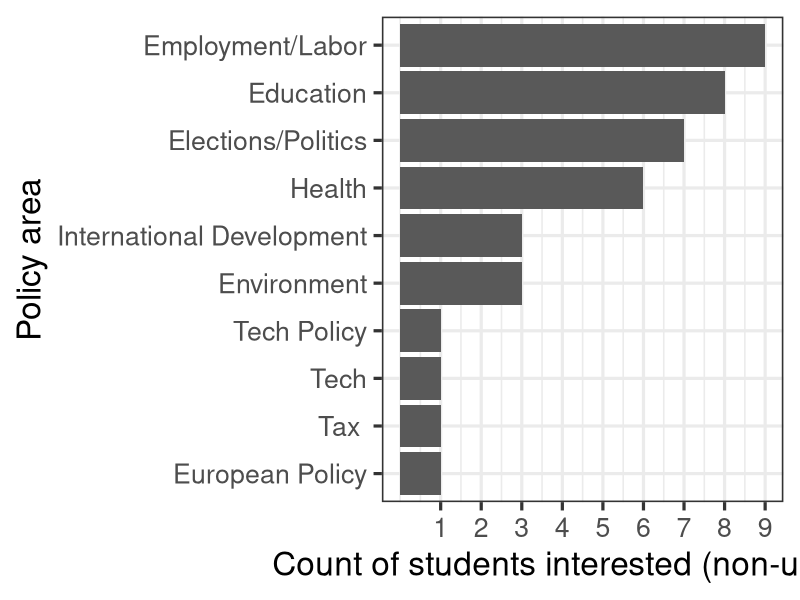
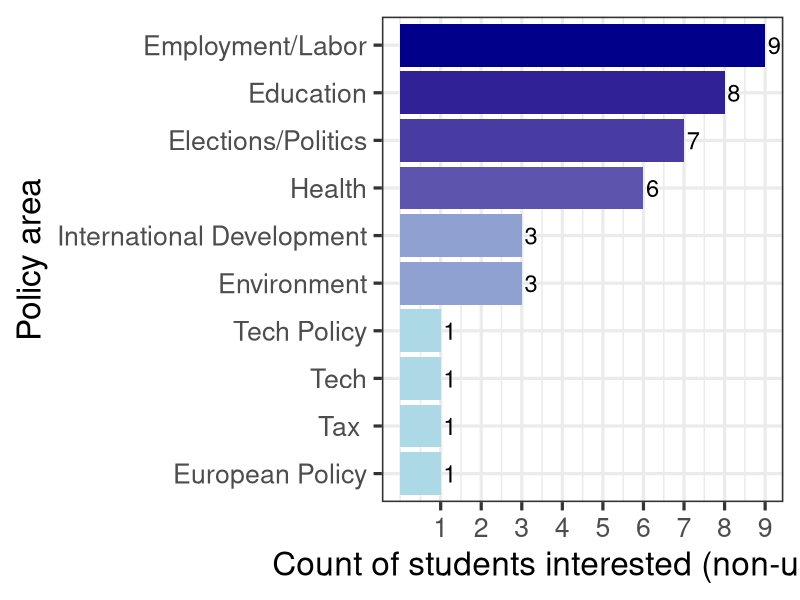
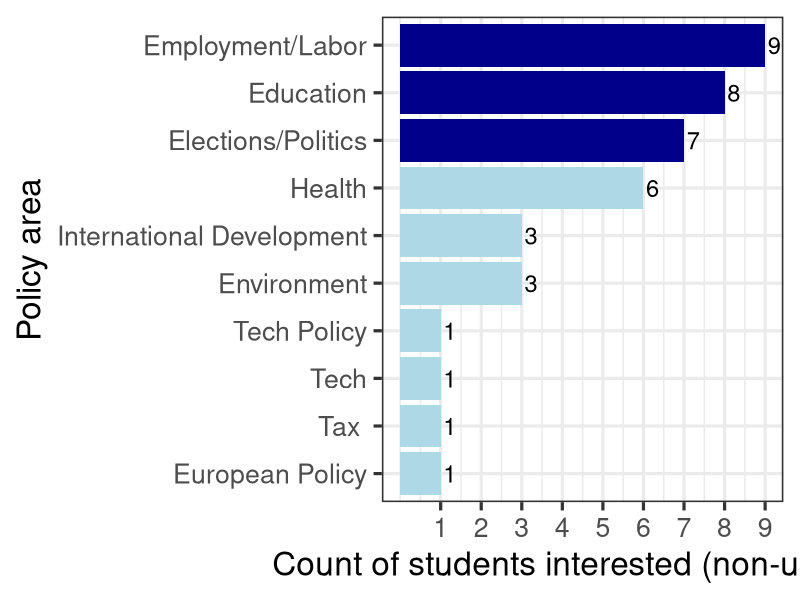
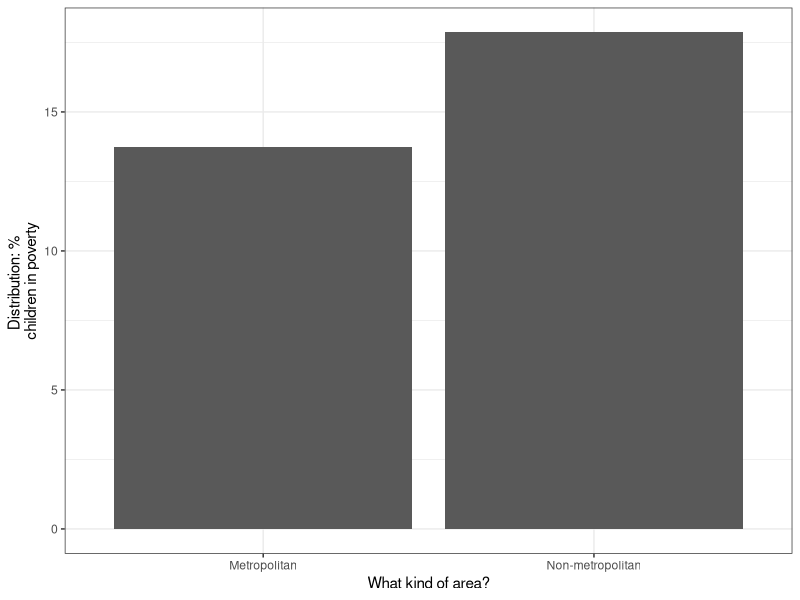
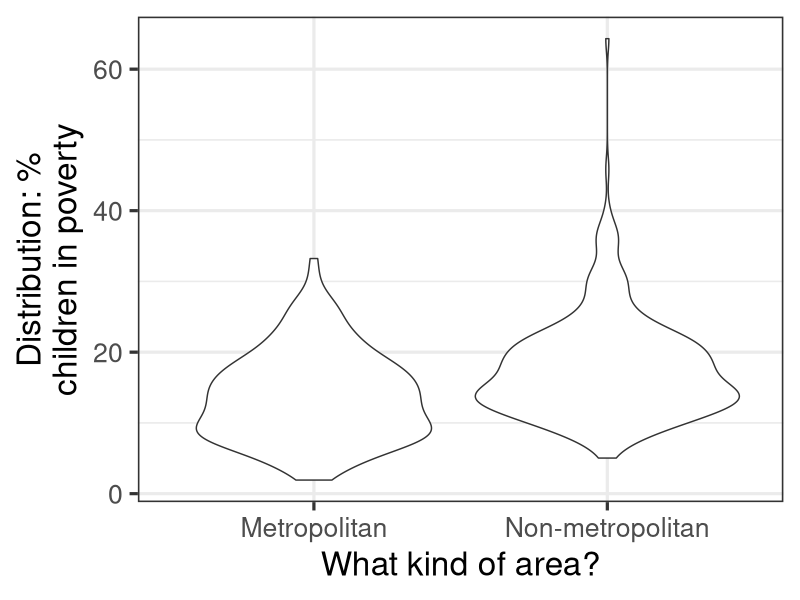
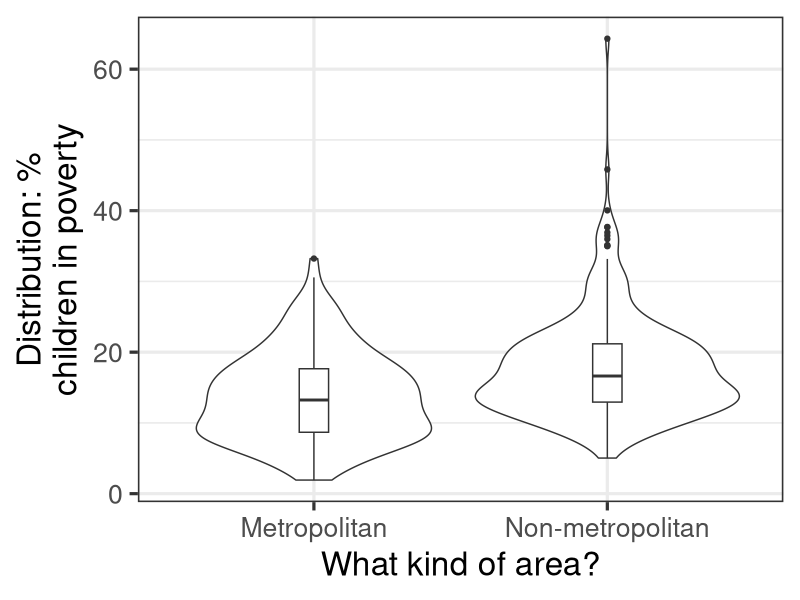
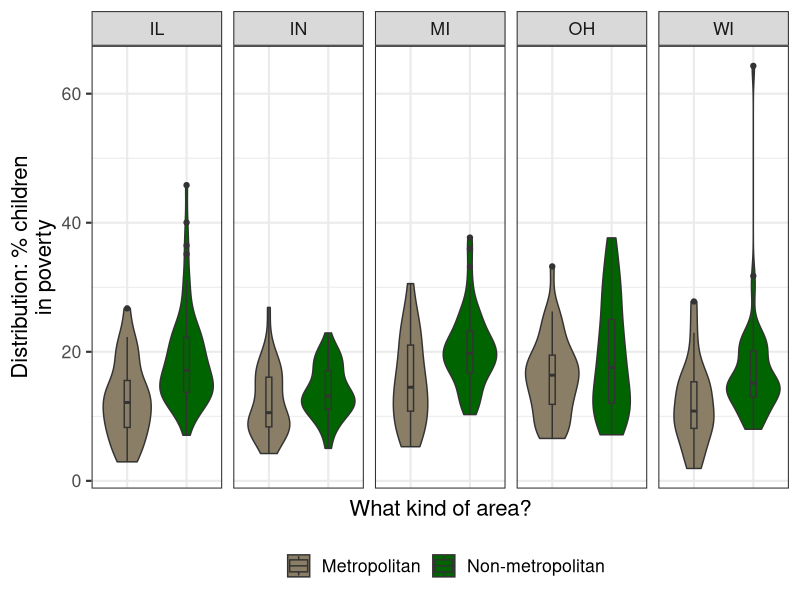
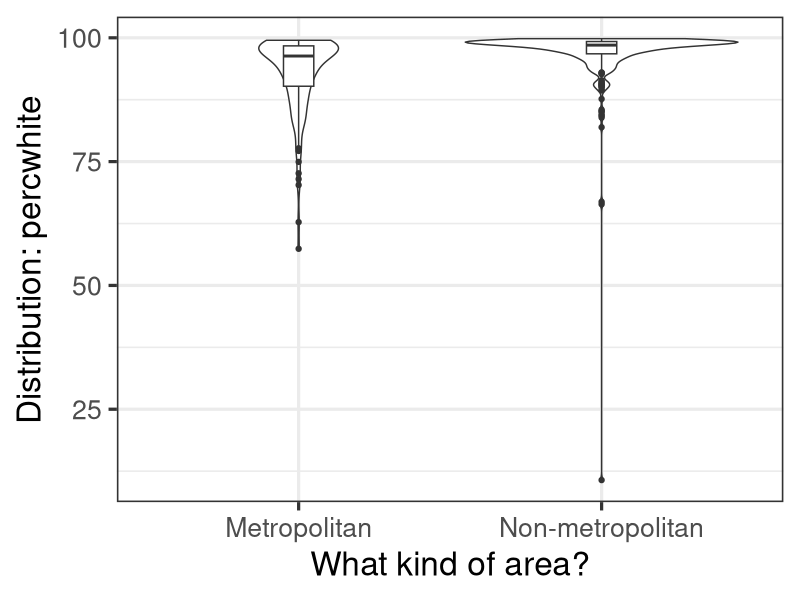

Write R code to recreate these figures, in order.
## ---- chunk 1
#| echo: true
#| output-location: slide
library(dplyr)
policy_df <- read.csv("input/policyareas_inputdata.csv")
colnames(policy_df) <- c("time", "policy_areas")
head(policy_df, 4)
unique(unlist(strsplit(policy_df$policy_areas, ", ")))

## ---- chunk 2
#| echo: true
#| output-location: slide
library(data.table)
split <- strsplit(as.character(policy_df$policy_areas), 
                      ', ')
split[1:2]
df_split <- rbindlist(lapply(split, function(x) data.table(t(x))),
  fill = TRUE)
colnames(df_split) <- sprintf("parea_%s", 1:ncol(df_split))
policydf_wcols <- cbind.data.frame(policy_df, df_split)
head(policydf_wcols, 3)


## ---- chunk 3
#| echo: true
#| output-location: slide
library(tidyr)
policydf_wcols_t <- policy_df %>%
                separate(policy_areas, 
                         into = sprintf("parea_%s", 1:4), 
                        sep = ", ", extra = "drop")
head(policydf_wcols_t)
## ---- chunk 4
library(reshape2)
policydf_long <- reshape2::melt(policydf_wcols_t %>%
                              mutate(id = sprintf("response_%s", 
                                                1:n())) %>%
                            select(-time), id.var = "id") %>% 
                            arrange(id) 
head(policydf_long)
## ---- chunk 5
#| echo: true
#| output-location: slide
library(ggplot2)
ggplot(policydf_long %>%
      filter(!is.na(value)) %>%
      group_by(value) %>%
      summarise(count = n()),
      aes(x = reorder(value, count), y = count)) +
  geom_bar(stat = "identity") +
  scale_y_continuous(breaks = 1:10) +
  xlab("Policy area") +
  ylab("Count of students interested (non-unique)") +
  coord_flip() +
  theme_bw(base_size = 24) 


## ---- chunk 6
#| echo: true
ggplot(policydf_long %>%
      filter(!is.na(value)) %>%
      group_by(value) %>%
      summarise(count = n()),
      aes(x = reorder(value, count), y = count, fill = count)) +
  geom_bar(stat = "identity") +
  geom_text(aes(label = count), hjust = -0.2, size = 6) +
  scale_y_continuous(breaks = 1:10) +
  scale_fill_gradient(low = "lightblue", high = "darkblue") +
  xlab("Policy area") +
  ylab("Count of students interested (non-unique)") +
  coord_flip() +
  theme_bw(base_size = 24) +
  theme(legend.position = "none")

## ---- chunk 7
policydf_summary <- policydf_long %>%
  filter(!is.na(value)) %>%
  group_by(value) %>%
  summarise(count = n()) %>%
  mutate(category = ifelse(rank(-count) <= 3, "Top 3", "Others"))

ggplot(policydf_summary, aes(x = reorder(value, count), y = count, fill = category)) +
  geom_bar(stat = "identity") +
  geom_text(aes(label = count), hjust = -0.2, size = 6) +
  scale_y_continuous(breaks = 1:10) +
  scale_fill_manual(values = c("Top 3" = "darkblue", "Others" = "lightblue")) +
  xlab("Policy area") +
  ylab("Count of students interested (non-unique)") +
  coord_flip() +
  theme_bw(base_size = 24) +
  theme(legend.position = "none")

## ---- chunk 8
#| echo: true
#| output-location: slide
table(midwest$inmetro)
table(midwest$state)
summary(midwest$percchildbelowpovert)
midwest <- midwest %>%
    mutate(metro_cat = case_when(inmetro == 1 ~ "Metropolitan",
                                 inmetro == 0 ~ "Non-metropolitan",
                                 TRUE ~ NA_character_))
table(midwest$inmetro, midwest$metro_cat)
## ---- chunk 9
#| echo: true
#| output-location: slide
## mean values by metro
ggplot(midwest %>% 
         group_by(metro_cat) %>% summarise(m = 
        mean(percchildbelowpovert)),
       aes(x = metro_cat, y = m)) +
  geom_bar(stat = "identity") +
  xlab("What kind of area?") +
  ylab("Distribution: % \nchildren in poverty") +
  theme_bw() 
  


## ---- chunk 10
#| echo: true
#| output-location: slide
ggplot(midwest,
       aes(x = metro_cat, y = percchildbelowpovert)) +
  geom_violin() +
  xlab("What kind of area?") +
  ylab("Distribution: %\nchildren in poverty") +
  theme_bw(base_size = 24) 
  

## ---- chunk 11
#| echo: true
#| output-location: slide
ggplot(midwest,
       aes(x = metro_cat, y = percchildbelowpovert)) +
  geom_violin() +
  geom_boxplot(width=0.1) +
  xlab("What kind of area?") +
  ylab("Distribution: %\nchildren in poverty") +
  theme_bw(base_size = 24) 
## ---- chunk 12
#| echo: true
#| output-location: slide
ggplot(midwest,
       aes(x = metro_cat, y = percchildbelowpovert,
           fill = metro_cat)) +
  geom_violin() +
  geom_boxplot(width=0.1) +
  facet_wrap(~state, ncol = 5) +
  xlab("What kind of area?") +
  ylab("Distribution: % children\nin poverty") +
  theme_bw(base_size = 16) +
  theme(axis.text.x = element_blank(),
        axis.ticks.x = element_blank(),
        legend.position = "bottom") +
  labs(fill = "") +
  scale_fill_manual(values = c("Metropolitan" = "wheat4",
                               "Non-metropolitan" = "darkgreen")) 
## ---- chunk 13
#| echo: true
#| output-location: slide
all_perc <- grep("^perc", colnames(midwest), value = TRUE)
all_perc

plot_one_perc <- function(input_data, x_category, y_outcome){
  ## your code here 
  
}

## ---- chunk 14
#| echo: true
#| output-location: slide
input_data <- midwest 
x_category <- "metro_cat"
y_outcome <- as.character(all_perc[1])
ggplot(input_data,
       aes(x = !!sym(x_category), y = !!sym(y_outcome))) +
  geom_violin() +
  geom_boxplot(width=0.1) +
  xlab("What kind of area?") +
  ylab(sprintf("Distribution: %s", y_outcome)) +
  theme_bw(base_size = 24) 

